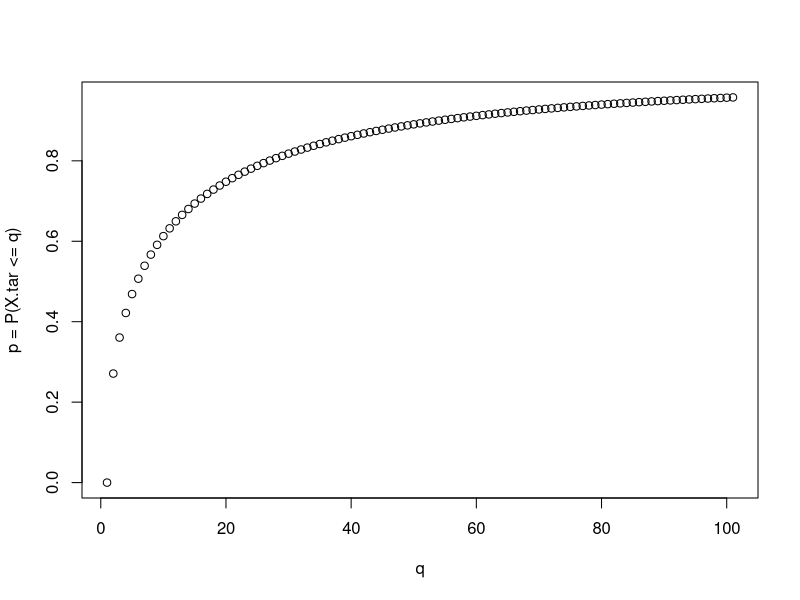

The R script that drew this image: (Note: this script raises an error after producing the figure.)
##############
# Background #
##############

# Inverse CDF sampling is a way to generate any random variable using uniform
# random variables when the inverse CDF (quantile) for that distribution exists.

# Notation:
#   X.tar - r.v. with target distribution
#   X.rep - r.v. that we will generate, hope that distribution of X.rep = X.tar
#   p - cumulative probability, or P(X <= some point) = p
#   q - quantile, inverse of p; P(X <= q) = some probability

# F.tar(q) is the CDF of target r.v. X.tar and F.tar^-1(p) is its inverse, then
# define r.v. X.rep:
#   X.rep = F.tar^-1(U)
# Where U has a random uniform distribution on [0, 1]

# We can prove that X.rep has the same distribution as X.tar by calculating the
# CDF of X.rep and seeing that it is the same CDF as X.tar:
#   P(X.rep <= q) = P(F.tar^-1(U) <= q)
#                 = P(F.tar(F.tar^-1(U)) <= F.tar(q))
#                 = P(U <= F.tar(q))
#                 = F.tar(q)

############
# Exercise #
############

# Take the CDF
#  F.tar(q) = 1 - exp(-sqrt(q)), q >= 0; 0 otherwise


# Define F.tar as a function
F.tar <- function(q){
  ifelse(q >= 0,1 - exp(-sqrt(q)),0)
}

# Graph it, using curve or plot (ggplot not recommended, because we will be
# modifying this plot later)
#   You will have to determine reasonable limits for the x axis, although the
#   y axis should be between 0 and 1
# for axes labels, use:
#   xlab = "q",
#   ylab = "p = P(X.tar <= q)"
X.tar <- F.tar(seq(0,10,by = 0.1))
plot(X.tar,xlab = "q",ylab = "p = P(X.tar <= q)")

# The inverse CDF is given by:
#   F^{-1}(p) = (log(1 - p))^2, q >= 0; 0 otherwise

# Define the inverse function
I.tar <- function(q){
  p <- X.tar(q)
  ifelse(p >= 0,(log(1 - p))^2,0)
}

# Generate a single random uniform number
set.seed(0)
u <- I.tar(0.5)
u

# On your graph, draw a horizontal line at the height of u; give it a color
# or line-type if you desire.
YOUR_CODE_HERE

# Find the value along the q-axis where the horizontal line intersects with
# the CDF. Store this value.
x.rep <- YOUR_CODE_HERE

# Draw a line segment that extends down from the point of intersection to the
# q-axis.
YOUR_CODE_HERE

# Calculate the probability that a random variable X.rep is to the left of
# x.rep. State how this relates to U.
YOUR_CODE_HERE

# Repeat this procedure once more:
#   sample a height along the p axis, in [0, 1]
#   draw a horizontal line at that height
#   find the intersection of that line and the CDF
#   use the q value associated with that intersection as the transformed
#     random variable
u.2     <- YOUR_CODE_HERE
x.rep.2 <- YOUR_CODE_HERE
# plot line and line segment


# According to the graph/the CDF itself, calculate:
#   P(x.rep.2 <= X.rep <= x.rep) = P(X.rep <= x.rep) - P(X.rep <= x.rep.2)
# (if x.rep < x.rep.2, change the sign)
YOUR_CODE_HERE
# Similarly, calculate:
u - u.2


# Test your sampling procedure to see that it has the target distribution.
# Generate 1000 samples of x.rep
x.rep <- YOUR_CODE_HERE

plot(density(x.rep), xlim = c(0, 20))
# the true density is :
#   0.5 q^{-0.5} exp(-sqrt(q))
curve(0.5 * exp(-sqrt(x)) / sqrt(x), add = TRUE,
      lty = "dashed")
